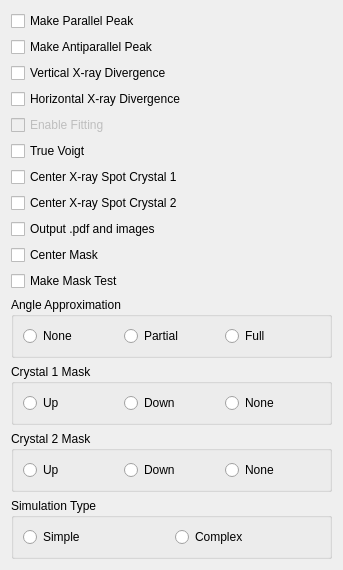
           <widget class="QWidget" name="scrollAreaWidgetContents">
            <property name="geometry">
             <rect>
              <x>0</x>
              <y>0</y>
              <width>343</width>
              <height>501</height>
             </rect>
            </property>
            <layout class="QVBoxLayout" name="verticalLayout_3">
             <item>
              <widget class="QCheckBox" name="make_parallel">
               <property name="text">
                <string>Make Parallel Peak</string>
               </property>
              </widget>
             </item>
             <item>
              <widget class="QCheckBox" name="make_antiparallel">
               <property name="text">
                <string>Make Antiparallel Peak</string>
               </property>
              </widget>
             </item>
             <item>
              <widget class="QCheckBox" name="vertical_divergence">
               <property name="text">
                <string>Vertical X-ray Divergence</string>
               </property>
              </widget>
             </item>
             <item>
              <widget class="QCheckBox" name="horizontal_divergence">
               <property name="text">
                <string>Horizontal X-ray Divergence</string>
               </property>
              </widget>
             </item>
             <item>
              <widget class="QCheckBox" name="fitting">
               <property name="enabled">
                <bool>false</bool>
               </property>
               <property name="text">
                <string>Enable Fitting</string>
               </property>
              </widget>
             </item>
             <item>
              <widget class="QCheckBox" name="fitting_truev">
               <property name="text">
                <string>True Voigt</string>
               </property>
              </widget>
             </item>
             <item>
              <widget class="QCheckBox" name="center_c1">
               <property name="text">
                <string>Center X-ray Spot Crystal 1</string>
               </property>
              </widget>
             </item>
             <item>
              <widget class="QCheckBox" name="center_c2">
               <property name="text">
                <string>Center X-ray Spot Crystal 2</string>
               </property>
              </widget>
             </item>
             <item>
              <widget class="QCheckBox" name="print_scan">
               <property name="enabled">
                <bool>true</bool>
               </property>
               <property name="text">
                <string>Output .pdf and images</string>
               </property>
              </widget>
             </item>
             <item>
              <widget class="QCheckBox" name="center_mask">
               <property name="text">
                <string>Center Mask</string>
               </property>
              </widget>
             </item>
             <item>
              <widget class="QCheckBox" name="test_mask">
               <property name="text">
                <string>Make Mask Test</string>
               </property>
              </widget>
             </item>
             <item>
              <widget class="QGroupBox" name="angle_aprox">
               <property name="title">
                <string>Angle Approximation</string>
               </property>
               <layout class="QHBoxLayout" name="horizontalLayout_3">
                <item>
                 <widget class="QRadioButton" name="aa_none">
                  <property name="text">
                   <string>None</string>
                  </property>
                 </widget>
                </item>
                <item>
                 <widget class="QRadioButton" name="aa_partial">
                  <property name="text">
                   <string>Partial</string>
                  </property>
                 </widget>
                </item>
                <item>
                 <widget class="QRadioButton" name="aa_full">
                  <property name="text">
                   <string>Full</string>
                  </property>
                 </widget>
                </item>
               </layout>
              </widget>
             </item>
             <item>
              <widget class="QGroupBox" name="c1m">
               <property name="title">
                <string>Crystal 1 Mask</string>
               </property>
               <layout class="QHBoxLayout" name="horizontalLayout">
                <item>
                 <widget class="QRadioButton" name="c1m_up">
                  <property name="text">
                   <string>Up</string>
                  </property>
                 </widget>
                </item>
                <item>
                 <widget class="QRadioButton" name="c1m_down">
                  <property name="text">
                   <string>Down</string>
                  </property>
                 </widget>
                </item>
                <item>
                 <widget class="QRadioButton" name="c1m_no">
                  <property name="text">
                   <string>None</string>
                  </property>
                 </widget>
                </item>
               </layout>
              </widget>
             </item>
             <item>
              <widget class="QGroupBox" name="c2m">
               <property name="title">
                <string>Crystal 2 Mask</string>
               </property>
               <layout class="QHBoxLayout" name="horizontalLayout_2">
                <item>
                 <widget class="QRadioButton" name="c2m_up">
                  <property name="text">
                   <string>Up</string>
                  </property>
                 </widget>
                </item>
                <item>
                 <widget class="QRadioButton" name="c2m_down">
                  <property name="text">
                   <string>Down</string>
                  </property>
                 </widget>
                </item>
                <item>
                 <widget class="QRadioButton" name="c2m_no">
                  <property name="text">
                   <string>None</string>
                  </property>
                 </widget>
                </item>
               </layout>
              </widget>
             </item>
             <item>
              <widget class="QGroupBox" name="simtype">
               <property name="title">
                <string>Simulation Type</string>
               </property>
               <layout class="QHBoxLayout" name="horizontalLayout_4">
                <item>
                 <widget class="QRadioButton" name="st_simple">
                  <property name="text">
                   <string>Simple</string>
                  </property>
                 </widget>
                </item>
                <item>
                 <widget class="QRadioButton" name="st_complex">
                  <property name="text">
                   <string>Complex</string>
                  </property>
                 </widget>
                </item>
               </layout>
              </widget>
             </item>
             <item>
              <spacer name="verticalSpacer_2">
               <property name="orientation">
                <enum>Qt::Vertical</enum>
               </property>
               <property name="sizeHint" stdset="0">
                <size>
                 <width>20</width>
                 <height>40</height>
                </size>
               </property>
              </spacer>
             </item>
             <item>
              <spacer name="verticalSpacer">
               <property name="orientation">
                <enum>Qt::Vertical</enum>
               </property>
               <property name="sizeHint" stdset="0">
                <size>
                 <width>20</width>
                 <height>40</height>
                </size>
               </property>
              </spacer>
             </item>
            </layout>
           </widget>
